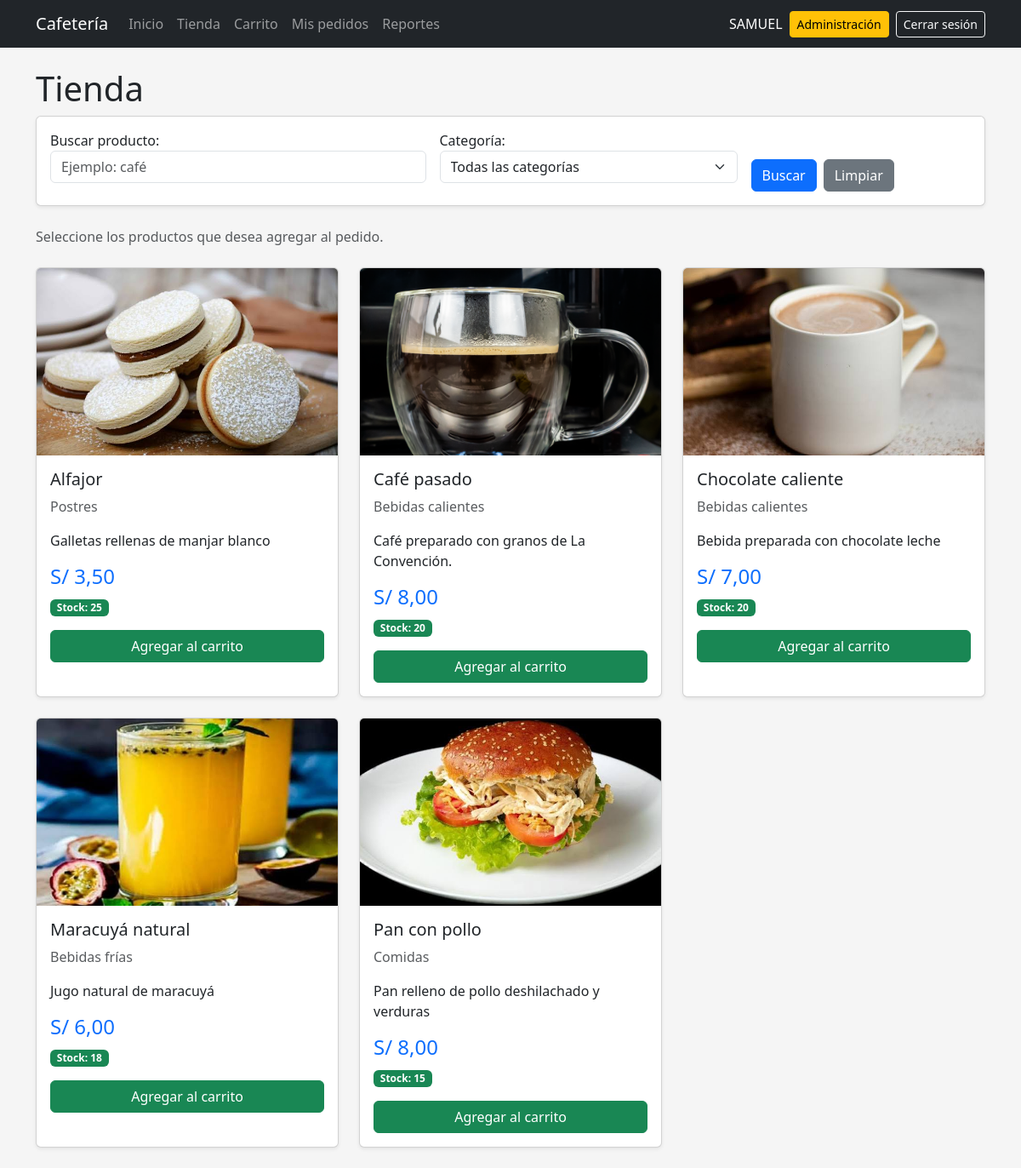
The page /tienda/ (signed in) on the database as committed earlier.
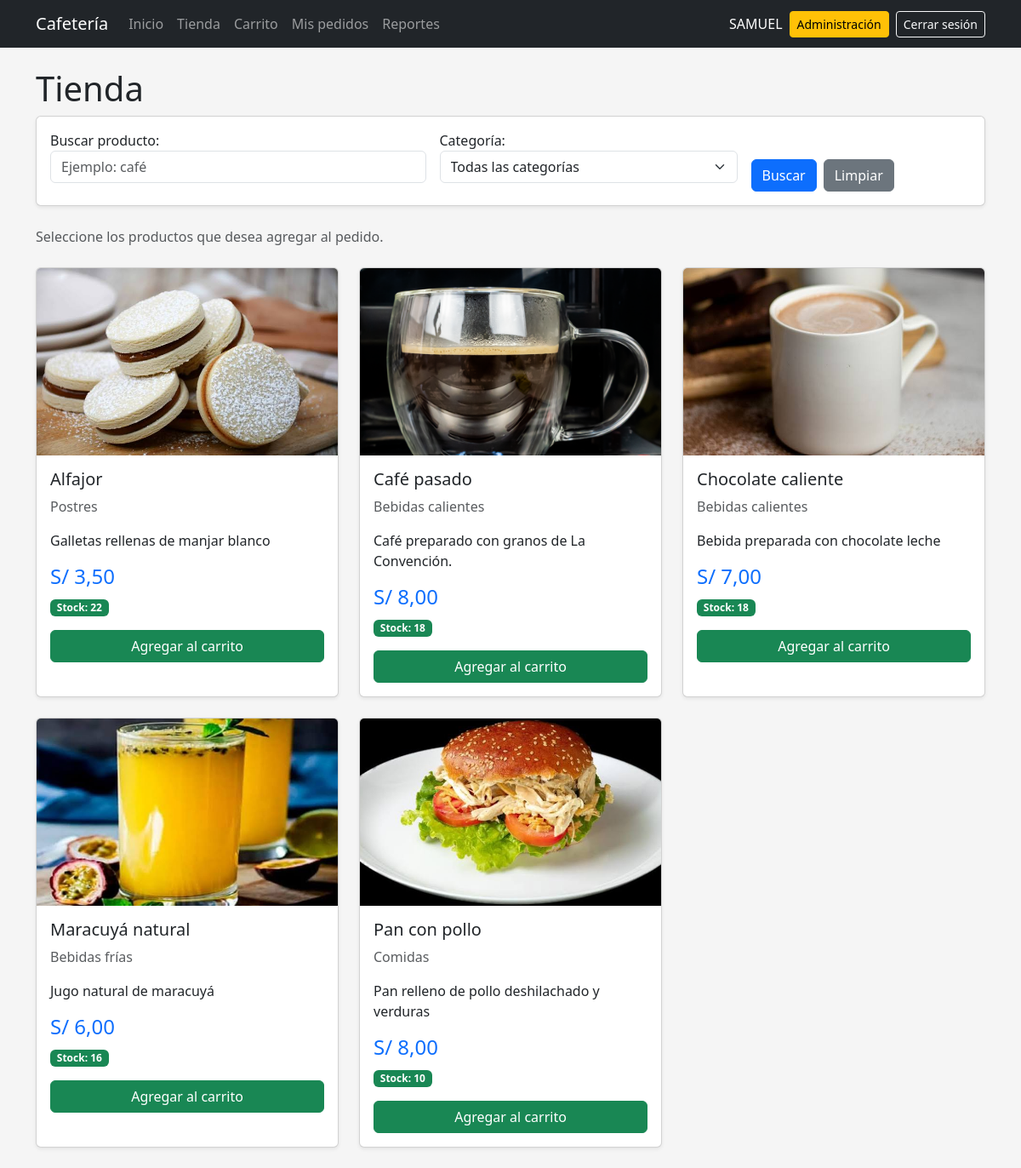
The same page on the database as committed later.
### pedidos/models.py (models this page shows, shortened)
class Producto(models.Model):
    nombre = models.CharField(max_length=100)
    descripcion = models.TextField(blank=True)
    categoria = models.ForeignKey(
        Categoria,
        on_delete=models.SET_NULL,
        null=True,
        blank=True,
        related_name="productos",
    )
    precio = models.DecimalField(
        max_digits=8,
        decimal_places=2,
    )
    stock = models.PositiveIntegerField(default=0)
    imagen = models.ImageField(
        upload_to="productos/",
        blank=True,
    )
    activo = models.BooleanField(default=True)
    class Meta:
        ordering = ["nombre"]

class Categoria(models.Model):
    nombre = models.CharField(max_length=100)
    descripcion = models.TextField(blank=True)
    activo = models.BooleanField(default=True)
    def __str__(self):
        return self.nombre
    class Meta:
        verbose_name = "Categoría"
        verbose_name_plural = "Categorías"
        ordering = ["nombre"]

### pedidos/views.py (the view, shortened to what this page needs)
@login_required
def tienda(request):
    productos = (
        Producto.objects
        .filter(
            activo=True
        )
        .select_related(
            "categoria"
        )
        .order_by(
            "nombre"
        )
    )
    form = ProductoFiltroForm(
        request.GET or None
    )
    return render(
        request,
        "tienda/lista.html",
        {
            "productos": productos,
            "form": form,
        },
    )

### pedidos/forms.py
class ProductoFiltroForm(forms.Form):
    busqueda = forms.CharField(
        required=False,
        label="Buscar producto",
        widget=forms.TextInput(
            attrs={
                "class": "form-control",
                "placeholder": "Ejemplo: café",
            }
        ),
    )
    categoria = forms.ModelChoiceField(
        required=False,
        queryset=Categoria.objects.filter(
            activo=True
        ).order_by("nombre"),
        empty_label="Todas las categorías",
        label="Categoría",
        widget=forms.Select(
            attrs={
                "class": "form-select",
            }
        ),
    )

### pedidos/templates/tienda/lista.html (shortened to what this page needs)
{% extends "base.html" %}
{% block content %}
<div class="mb-4">
    <h1>
        Tienda
    </h1>
<div class="card mb-4 shadow-sm">
    <div class="card-body">
        <form method="get">
            <div class="row g-3 align-items-end">
                <div class="col-md-5">
                    {{ form.busqueda.label_tag }}
                    {{ form.busqueda }}
                </div>
                <div class="col-md-4">
                    {{ form.categoria.label_tag }}
                    {{ form.categoria }}
                </div>
                <div class="col-md-3">
                    <div class="d-flex gap-2">
                        <button
                            type="submit"
                            class="btn btn-primary"
                        >
                            Buscar
                        </button>
                        <a
                            href="{% url 'tienda' %}"
                            class="btn btn-secondary"
                        >
                            Limpiar
                        </a>
                    </div>
                </div>
            </div>
        </form>
    </div>
</div>
    <p class="text-muted">
        Seleccione los productos
        que desea agregar al pedido.
    </p>
</div>
<div class="row g-4">
{% for producto in productos %}
<div class="col-md-6 col-lg-4">
    <div class="card h-100 shadow-sm">
        {% if producto.imagen %}
        <img
            src="{{ producto.imagen.url }}"
            class="card-img-top producto-imagen"
            alt="{{ producto.nombre }}"
        >
        {% else %}
        <div class="producto-sin-imagen">
            Sin imagen
        </div>
        {% endif %}
        <div class="card-body">
            <h5 class="card-title">
                {{ producto.nombre }}
            </h5>
            <p class="text-muted">
                {% if producto.categoria %}
                    {{ producto.categoria.nombre }}
                {% else %}
                    Sin categoría
                {% endif %}
            </p>
            <p>
                {{ producto.descripcion }}
            </p>
            <h4 class="text-primary">
                S/ {{ producto.precio }}
            </h4>
            {% if producto.stock > 0 %}
            <p>
                <span class="badge text-bg-success">
                    Stock:
                    {{ producto.stock }}
                </span>
            </p>
            <form
                method="post"
                action="{% url 'agregar_producto' producto.id %}"
            >
                <button
                    type="submit"
                    class="btn btn-success w-100"
                >
                    Agregar al carrito
                </button>
            </form>
            {% endif %}
        </div>
    </div>
</div>
{% empty %}
<div class="col-12">
    <div class="alert alert-info">
        No existen productos disponibles.
    </div>
</div>
{% endfor %}
</div>
{% endblock %}

### pedidos/templates/base.html (shortened to what this page needs)
{% load static %}
<!DOCTYPE html>
<html lang="es">
<head>
    <link
        href="https://cdn.jsdelivr.net/npm/bootstrap@5.3.3/dist/css/bootstrap.min.css"
        rel="stylesheet"
    >
    <link
        rel="stylesheet"
        href="{% static 'css/base.css' %}"
    >
</head>
<body>
{% if user.is_authenticated %}
<nav
    class="navbar navbar-expand-lg bg-dark"
    data-bs-theme="dark"
>
    <div class="container">
        <a
            class="navbar-brand"
            href="{% url 'inicio' %}"
        >
            Cafetería
        </a>
        <div
            class="collapse navbar-collapse"
            id="menuPrincipal"
        >
            <div class="navbar-nav me-auto">
                <a
                    class="nav-link"
                    href="{% url 'inicio' %}"
                >
                    Inicio
                </a>
                <a
                    class="nav-link"
                    href="{% url 'tienda' %}"
                >
                    Tienda
                </a>
                <a
                    class="nav-link"
                    href="{% url 'ver_carrito' %}"
                >
                    Carrito
                </a>
                <a
                    class="nav-link"
                    href="{% url 'mis_pedidos' %}"
                >
                    Mis pedidos
                </a>
                {% if user.is_staff %}
                <a
                    class="nav-link"
                    href="{% url 'reportes' %}"
                >
                    Reportes
                </a>
                {% endif %}
            </div>
            <div
                class="d-flex align-items-center gap-2"
            >
                <span
                    class="navbar-text text-white"
                >
                    {{ user.username }}
                </span>
                {% if user.is_staff %}
                <a
                    href="{% url 'admin:index' %}"
                    class="btn btn-warning btn-sm"
                >
                    Administración
                </a>
                {% endif %}
                <form
                    method="post"
                    action="{% url 'logout' %}"
                    class="m-0"
                >
                    <button
                        type="submit"
                        class="btn btn-outline-light btn-sm"
                    >
                        Cerrar sesión
                    </button>
                </form>
            </div>
        </div>
    </div>
</nav>
{% endif %}
<main class="container py-4">
    {% block content %}
    {% endblock %}
</main>
</body>
</html>

### static/css/base.css (style rules this page uses)
body { background-color: #f4f4f4; }
form input, form select, form textarea { width: 100%; padding: 8px; margin-bottom: 10px; }
.navbar form { width: auto; }
.navbar form button { width: auto; }
body { background-color: #f5f5f5; }
.producto-imagen { height: 220px; object-fit: cover; }
.card { transition: transform 0.2s; }

Rows that differ between the two databases and show on the page:
changed Producto "Alfajor": stock "25" → "22"
changed Producto "Café pasado": stock "20" → "18"
changed Producto "Chocolate caliente": stock "20" → "18"
changed Producto "Maracuyá natural": stock "18" → "16"
changed Producto "Pan con pollo": stock "15" → "10"
